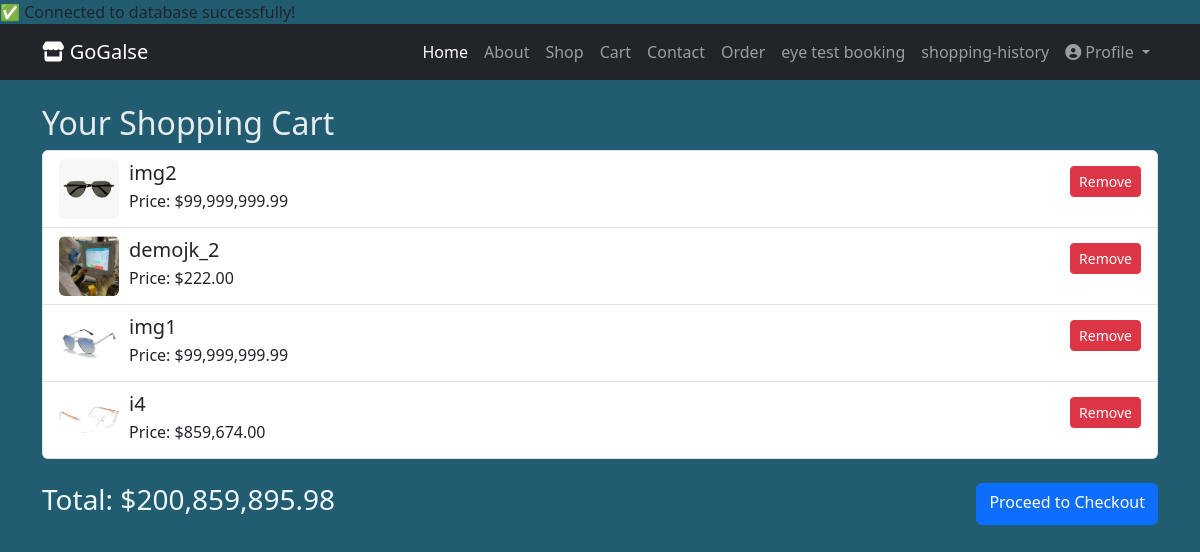
The app's page /cart.php with its own data.
### tables this page shows
CREATE TABLE `cart` (
  `id` int(11) NOT NULL,
  `product_id` int(11) NOT NULL,
  `name` varchar(255) DEFAULT NULL,
  `price` decimal(10,2) DEFAULT NULL,
  `image` varchar(255) DEFAULT NULL,
  `added_at` timestamp NOT NULL DEFAULT current_timestamp()
);

### cart.php (the view, shortened to what this page needs)
<?php
require_once "db.php";
try {
    $conn = new PDO("mysql:host=$host;dbname=$dbname", $user, $password);
    $conn->setAttribute(PDO::ATTR_ERRMODE, PDO::ERRMODE_EXCEPTION);
} catch(PDOException $e) {
    die("Connection failed: " . $e->getMessage());
}
$stmt = $conn->query("SELECT * FROM cart");
$cartItems = $stmt->fetchAll(PDO::FETCH_ASSOC);
$totalPrice = 0;
foreach ($cartItems as $item) {
    $totalPrice += $item['price'];
}
?>
<!DOCTYPE html>
<html lang="en">
<head>
    <link href="https://cdn.jsdelivr.net/npm/bootstrap@5.3.0/dist/css/bootstrap.min.css" rel="stylesheet">
</head>
<body style="background-color:rgba(6, 72, 96, 0.89);">
<?php include "head.php"; ?>
<div class="container mt-4">
    <h2 style="color:rgba(233, 238, 239, 0.99);">Your Shopping Cart</h2>
    <?php if ($cartItems): ?>
        <div class="list-group">
            <?php foreach ($cartItems as $item): ?>
                <div class="cart-item list-group-item d-flex justify-content-between align-items-center">
                    <div class="d-flex align-items-center">
                        <img src="<?= htmlspecialchars($item['image']) ?>" alt="<?= htmlspecialchars($item['name']) ?>" class="img-fluid rounded">
                        <div class="details">
                            <h5 class="mb-1"><?= htmlspecialchars($item['name']) ?></h5>
                            <p class="mb-1">Price: $<?= number_format($item['price'], 2) ?></p>
                        </div>
                    </div>
                    <form method="POST">
                        <button type="submit" class="btn btn-danger btn-sm">Remove</button>
                    </form>
                </div>
            <?php endforeach; ?>
        </div>
        <div class="mt-4 d-flex justify-content-between" style="color:rgba(242, 249, 252, 0.99);">
            <h3>Total: $<?= number_format($totalPrice, 2) ?></h3>
            <a href="checkout.php" class="btn btn-primary">Proceed to Checkout</a>
        </div>
    <?php else: ?>
        <p style="background-color:rgba(236, 239, 240, 0.76);">Your cart is empty.</p>
    <?php endif; ?>
</div>
</body>
</html>

### head.php (shortened to what this page needs)
<!DOCTYPE html>
<html lang="en">
<head>
    <link href="https://cdn.jsdelivr.net/npm/bootstrap@5.3.0/dist/css/bootstrap.min.css" rel="stylesheet">
    <link href="https://cdnjs.cloudflare.com/ajax/libs/font-awesome/6.0.0/css/all.min.css" rel="stylesheet">
</head>
<body>
    <link href="https://cdnjs.cloudflare.com/ajax/libs/font-awesome/6.0.0/css/all.min.css" rel="stylesheet">
<nav class="navbar navbar-expand-lg navbar-dark bg-dark">
    <div class="container">
        <a class="navbar-brand" href="#"><i class="fas fa-store"></i> GoGalse</a>
        <div class="collapse navbar-collapse justify-content-end" id="mainNav">
            <ul class="navbar-nav">
                <li class="nav-item"><a class="nav-link active" href="index.php">Home</a></li>
                <li class="nav-item"><a class="nav-link" href="about.php">About</a></li>
                <li class="nav-item"><a class="nav-link" href="shop.php">Shop</a></li>
                <li class="nav-item"><a class="nav-link" href="cart.php">Cart</a></li>
                <li class="nav-item"><a class="nav-link" href="contact.php">Contact</a></li>
                <li class="nav-item"><a class="nav-link" href="recover.php">Order</a></li>
                <li class="nav-item"><a class="nav-link" href="eye_test_booking.php">eye test booking</a></li>
                <li class="nav-item"><a class="nav-link" href="shopping-history.php">shopping-history</a></li>
                <li class="nav-item dropdown">
                    <a class="nav-link dropdown-toggle" href="#" id="profileDropdown" role="button" data-bs-toggle="dropdown">
                        <i class="fas fa-user-circle"></i> Profile
                    </a>
                </li>
            </ul>
        </div>
    </div>
</nav>

### cart.php (style rules this page uses)
.cart-item { display: flex; align-items: center; justify-content: space-between; }
.cart-item img { width: 60px; height: 60px; object-fit: cover; }
.cart-item .details { flex-grow: 1; padding-left: 10px; }

### head.php (style rules this page uses)
body { background-color: rgb(4, 34, 65); font-family: 'Segoe UI', sans-serif; }

### records on screen
cart: image+name (picture), name "img2", price "99,999,999.99"
cart: image (picture), name "demojk_2", price "222.00"
cart: image+name (picture), name "img1", price "99,999,999.99"
cart: image (picture), name "i4", price "859,674.00"

### other values on screen
$totalPrice "200,859,895.98"
